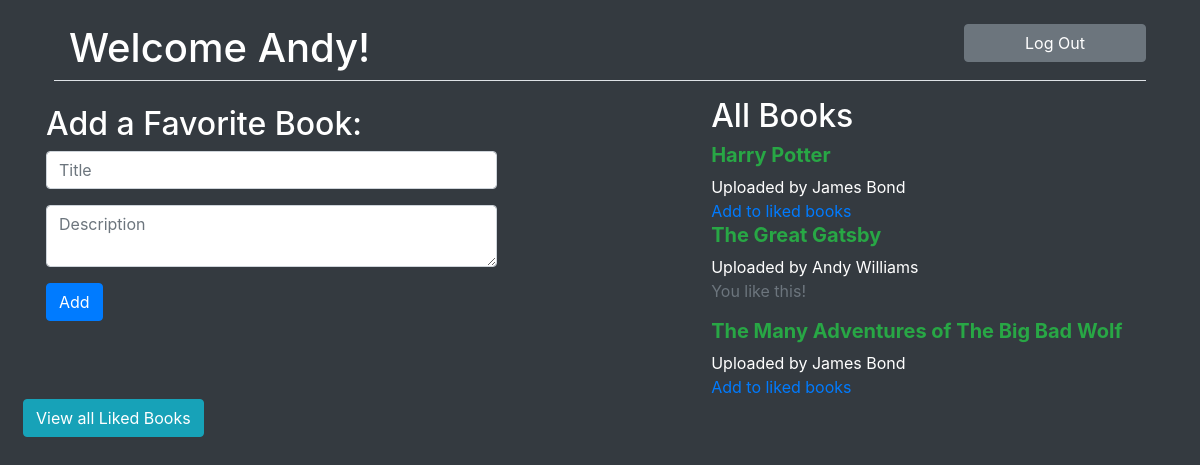
/home (signed in), run on the app's committed database.
### books_app/models.py (models this page shows)
class User(models.Model):
    first_name = models.CharField(max_length = 45)
    last_name = models.CharField(max_length = 45)
    email = models.CharField(max_length = 45)
    password = models.CharField(max_length = 255)
    created_at = models.DateTimeField(auto_now_add = True)
    updated_at = models.DateTimeField(auto_now = True)
    objects = UserManager()

class Book(models.Model):
    title = models.CharField(max_length = 255)
    desc = models.TextField()
    created_at = models.DateTimeField(auto_now_add = True)
    updated_at = models.DateTimeField(auto_now = True)
    uploaded_by = models.ForeignKey(User,related_name = 'books_uploaded',on_delete = models.CASCADE)
    liked_by = models.ManyToManyField(User, related_name = 'books_liked')
    objects = BookManager()

### books_app/views.py (the view)
# urls.py: path('home',views.home),
def home(request):
    if 'userid' in request.session:
        context = {
            'user':User.objects.get(id = int(request.session['userid'])),
            'all_books':Book.objects.all(),
        }
        return render(request,'dashboard.html',context)
    return redirect('/')

### books_app/templates/dashboard.html (shortened to what this page needs)
<!DOCTYPE html>
<html lang="en">
<head>
    <link rel="stylesheet" href="https://cdn.jsdelivr.net/npm/bootstrap@4.5.3/dist/css/bootstrap.min.css"
>
</head>
<body class='bg-dark text-white'>
    <div class='container p-2 '>
        <div class='row border-bottom m-3'>
            <h1 class='col-10'> Welcome {{user.first_name}}!</h1>
            <a href='/logout' class='col h-50 btn btn-secondary'>Log Out</a>
        </div>
        <div class='row justify-content-between'>
            <div class='col-5 m-2'>
                <h2>Add a Favorite Book:</h2>
                <form action='/add_book' method='POST'>
                    <div class="form-group">
                        <input type='text' name='title' placeholder="Title" class="form-control">
                    </div>
                    <div class="form-group">
                        <textarea name='desc' placeholder="Description" class="form-control"></textarea>
                    </div>
                    <input type='submit' class='btn btn-primary' value='Add'>
                </form>
            </div>
            <div class='col-5'>
                <h2>All Books</h2>
                {% for book in all_books %}
                <h5><a class = 'text-success font-weight-bold' href='books/{{book.id}}'>{{book.title}}</a></h5>
                <p class = 'mb-0'>Uploaded by {{book.uploaded_by.first_name}} {{book.uploaded_by.last_name}}</p>
                {% if user in book.liked_by.all %}
                    <p class = 'text-secondary'>You like this!</p>
                {% else %}
                    <a href = '/books/{{book.id}}/like'>Add to liked books</a>
                {% endif %}
                {% endfor %}
            </div>
        </div>
        <div class = 'row'>
            <a class = 'btn btn-info' href = '/liked_books'>View all Liked Books</a>
        </div>
    </div>
</body>
</html>

### data on the page
User: first_name "Andy"
Book: title "Harry Potter", uploaded_by.first_name "James", uploaded_by.last_name "Bond"
Book: title "The Great Gatsby", uploaded_by.first_name "Andy", uploaded_by.last_name "Williams", shows "You like this!"
Book: title "The Many Adventures of The Big Bad Wolf", uploaded_by.first_name "James", uploaded_by.last_name "Bond"
